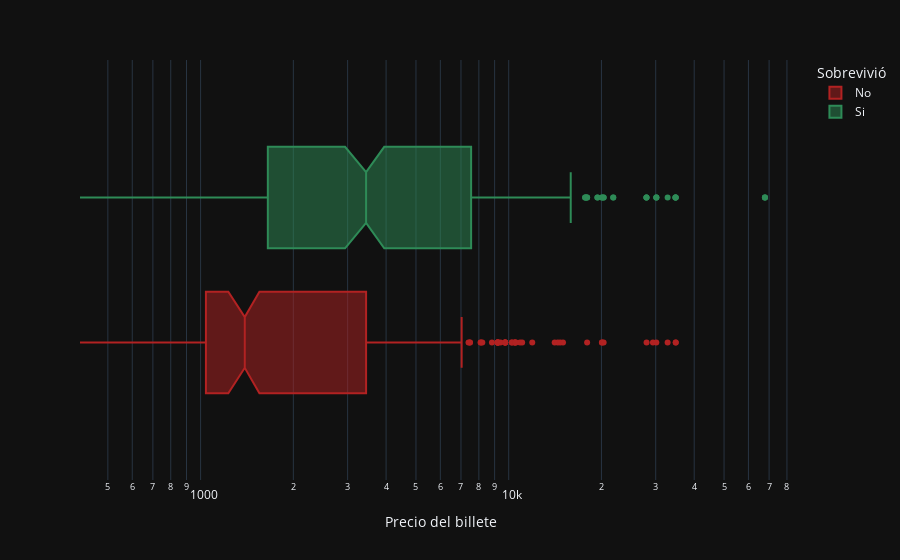

The notebook cell saved with this chart:
### Code cell
px.box(df, hover_name="Name", notched=True, x="MeanCurrentFare", log_x=True, boxmode="group", color="Survived", color_discrete_sequence=["firebrick", "seagreen"], labels={"Survived": "Sobrevivió", "MeanCurrentFare": "Precio del billete"}, template="plotly_dark")

### Figure 1 — Plotly figure (JSON) as saved in the notebook; plotly's stock layout.template omitted (floating-point values rounded to 4 significant figures; data arrays with more than 128 entries replaced by an {"elided": "..."} marker saying what was removed)
{"data": [{"alignmentgroup": "True", "hovertemplate": "<b>%{hovertext}</b><br><br>Sobrevivió=No<br>Precio del billete=%{x}<extra></extra>", "hovertext": {"elided": "549 str values"}, "legendgroup": "No", "marker": {"color": "firebrick"}, "name": "No", "notched": true, "offsetgroup": "No", "orientation": "h", "showlegend": true, "type": "box", "x": {"elided": "549 float values"}, "x0": " ", "xaxis": "x", "y0": " ", "yaxis": "y"}, {"alignmentgroup": "True", "hovertemplate": "<b>%{hovertext}</b><br><br>Sobrevivió=Si<br>Precio del billete=%{x}<extra></extra>", "hovertext": {"elided": "342 str values"}, "legendgroup": "Si", "marker": {"color": "seagreen"}, "name": "Si", "notched": true, "offsetgroup": "Si", "orientation": "h", "showlegend": true, "type": "box", "x": {"elided": "342 float values"}, "x0": " ", "xaxis": "x", "y0": " ", "yaxis": "y"}], "layout": {"boxmode": "group", "legend": {"title": {"text": "Sobrevivió"}, "tracegroupgap": 0}, "margin": {"t": 60}, "xaxis": {"anchor": "y", "domain": [0, 1], "title": {"text": "Precio del billete"}, "type": "log"}, "yaxis": {"anchor": "x", "domain": [0, 1]}}}
